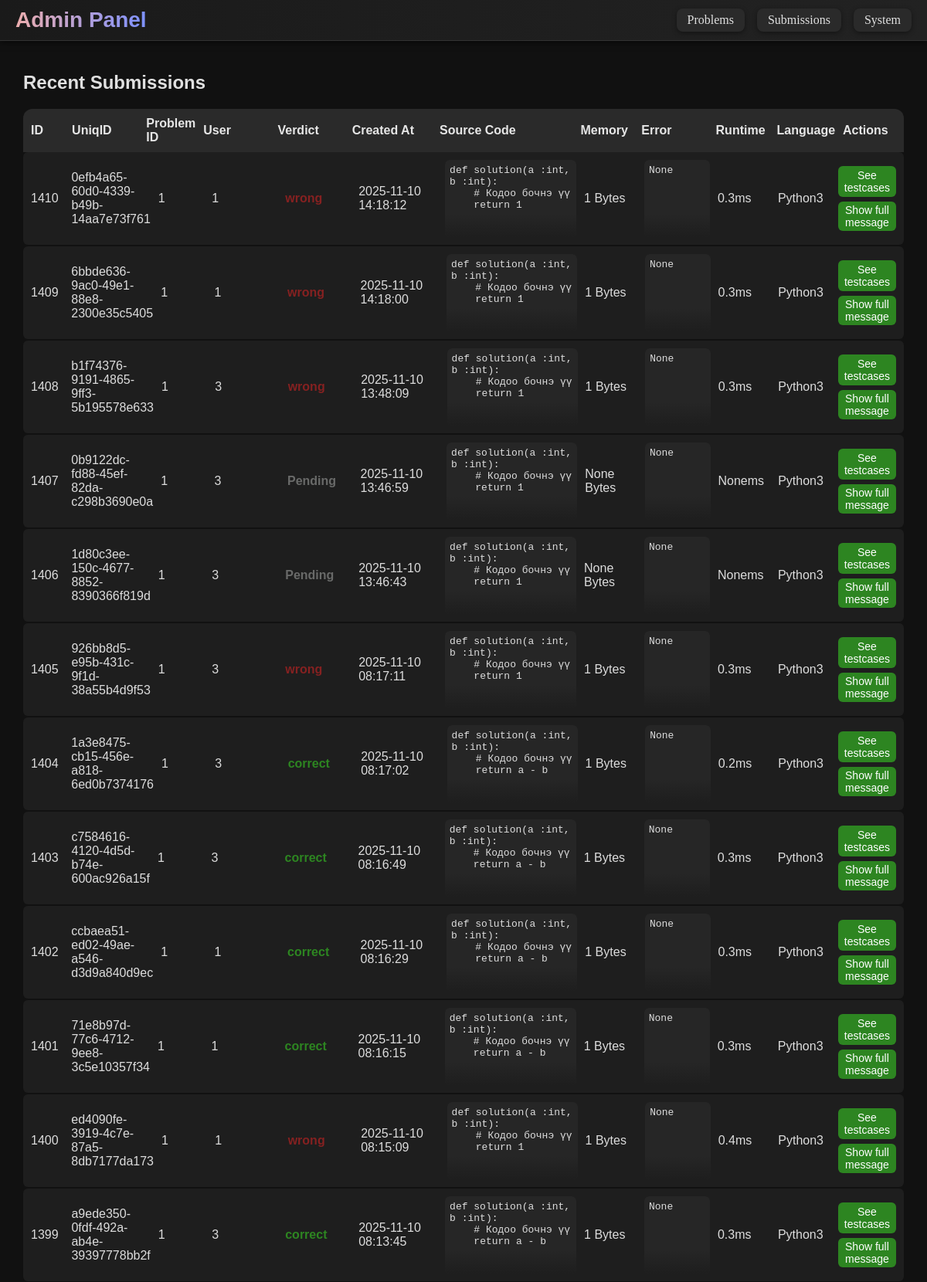
The page /admin/submissions (signed in, upper part) on the database its author committed.
### tables this page shows
CREATE TABLE submissions (subID INTEGER PRIMARY KEY AUTOINCREMENT, code TEXT NOT NULL, runtime FLOAT, memory INT, subTime TIMESTAMP DEFAULT CURRENT_TIMESTAMP, status VARCHAR(50) DEFAULT "Pending", problem_id INT NOT NULL REFERENCES problems(problem_id) ON DELETE CASCADE, language VARCHAR(50) DEFAULT "Python3", userID DEFAULT NULL, UniqID varchar(45), error TEXT default None);

### run.py (the view)
@app.route('/admin/submissions')
@admin_required
def adminSubmissions():
    conn = get_db_connection()
    submissions = conn.execute('SELECT * FROM submissions ORDER BY subTime DESC').fetchall()
    conn.close()
    submissions = [dict(row) for row in submissions]
    return render_template('admin/adminSub.html', submissions=submissions)

### run.py (called while the page is built)
def make_user_object(row):
    if not row:
        return None
    user_obj = type("UserObj", (), {})()
    for key in row.keys():
        setattr(user_obj, key, row[key])
    user_obj.get_id = lambda: str(user_obj.id)
    user_obj.is_authenticated = property(lambda self: True)
    user_obj.is_active = property(lambda self: True)
    user_obj.is_anonymous = property(lambda self: False)
    return user_obj

def admin_required(f):
    @wraps(f)
    @login_required
    def decorated_function(*args, **kwargs):
        if not getattr(current_user, "is_admin", 0):
            flash("Admin access only!", "danger")
            return redirect(url_for("index"))
        return f(*args, **kwargs)
    return decorated_function

@app.before_request
def require_admin_for_admin_prefix():
    if request.path.startswith("/admin"):
        if not current_user.is_authenticated:
            return redirect(url_for("login", next=request.path))
        if not getattr(current_user, "is_admin", 0):
            flash("Admin access only!", "danger")
            return redirect(url_for("index"))

def get_db_connection():
    conn = sqlite3.connect(DB_PATH)
    conn.row_factory = sqlite3.Row
    return conn

@login_manager.user_loader
def load_user(user_id):
    conn = get_db_connection()
    row = conn.execute("SELECT * FROM users WHERE id=?", (user_id,)).fetchone()
    conn.close()
    return make_user_object(row)

### templates/admin/adminSub.html (shortened to what this page needs)
{% extends "admin/admin.html" %}
{% block content %}
<div id="submission-container">
    <h2>Recent Submissions</h2>
    <div id="submission-header">
        <div class="sub-ID">ID</div>
        <div class="sub-uniq">UniqID</div>
        <div class="sub-prob">Problem ID</div>
        <div class="sub-user">User</div>
        <div class="sub-verdict">Verdict</div>
        <div class="sub-time">Created At</div>
        <div class="sub-code">Source Code</div>
        <div class="sub-memory">Memory</div>
        <div class="sub-error">Error</div>
        <div class="sub-runtime">Runtime</div>
        <div class="sub-lang">Language</div>
        <div class="sub-tc">Actions</div>
    </div>
    {% for s in submissions %}
    <div class="submission-row" id="row-{{ s.subID }}">
        <div class="sub-ID">{{ s.subID }}</div>
        <div class="sub-uniq">{{ s.UniqID }}</div>
        <div class="sub-prob">{{ s.problem_id }}</div>
        <div class="sub-user">{{ s.userID }}</div>
        <div class="sub-verdict verdict-{{ s.status|lower|replace(' ', '-') }}">{{ s.status }}</div>
        <div class="sub-time">{{ s.subTime }}</div>
        <div class="sub-code">
            <pre>{{ s.code }}</pre>
        </div>
        <div class="sub-memory">{{ s.memory }} Bytes</div>
        <div class="sub-error">
            <pre>{{ s.error }}</pre>
        </div>
        <div class="sub-runtime">{{ s.runtime }}ms</div>
        <div class="sub-lang">{{ s.language }}</div>
        <div>
            <div class="sub-tc"><a href="{{ url_for('admin_SubTC', subId=s.UniqID) }}">See testcases</a></div>
            {% if s.error|length > 10 or s.code|length > 50 %}
            <button class="expand-btn" onclick="toggleDropdown('{{ s.subID }}', this)">Show full message</button>
            {% else %}
            <button class="dis-expand-btn">Show full message</button>
            {% endif %}
        </div>
    </div>
    {% endfor %}
</div>
{% endblock %}

### templates/admin/adminSub.html (style rules this page uses)
#submission-container { max-width: 95%; margin: 20px auto; font-family: 'Lucida Sans', sans-serif; overflow-x: auto; }
#submission-header { display: grid; grid-template-columns: 0.5fr 1fr 0.7fr 1fr 1fr 1.2fr 2fr 0.8fr 1fr 0.8fr 0.8fr 0.8fr; align-items: center; padding: 10px; gap: 10px; background-color: #2a2a2a; color: #e6e6e6; font-weight: bold; border-radius: 12px 12px 0 0; }
.submission-row { display: grid; grid-template-columns: 0.5fr 1fr 0.7fr 1fr 1fr 1.2fr 2fr 0.8fr 1fr 0.8fr 0.8fr 0.8fr; gap: 10px; background-color: #1e1e1e; color: #ddd; margin-bottom: 2px; border-radius: 6px; padding: 10px; transition: all 0.3s ease; align-items: center; }
.submission-row .sub-code, .submission-row .sub-error { position: relative; max-height: 100px; overflow: hidden; border-radius: 6px; }
.submission-row .sub-code pre, .submission-row .sub-error pre { margin: 0; font-size: 13px; background-color: #262626; padding: 6px; border-radius: 6px; overflow-x: auto; white-space: pre-wrap; word-break: break-word; height: 99999px; }
.submission-row .sub-code::after, .submission-row .sub-error::after { content: ''; position: absolute; bottom: 0; left: 0; width: 100%; height: 30px; background: linear-gradient(to bottom, rgba(30, 30, 30, 0) 0%, rgba(30, 30, 30, 1) 100%); pointer-events: none; }
.verdict-correct { color: #2d8521; font-weight: bold; }
.verdict-wrong { color: #852121; font-weight: bold; }
.verdict-pending { color: #696a69; font-weight: bold; }
.sub-tc a { background-color: #2d8521; color: #fff; padding: 4px 8px; border-radius: 6px; text-decoration: none; font-size: 14px; display: inline-block; text-align: center; }
.expand-btn { background-color: #2d8521; color: #fff; border: none; border-radius: 6px; padding: 3px 8px; font-size: 14px; cursor: pointer; grid-column: 1 / -1; margin-top: 6px; }

### templates/admin/admin.html (style rules this page uses)
body { background-color: #111111; color: #e0e0e0; margin: 0; }
a { text-decoration: none !important; }

### rows shown on the page
submissions: subID "1410", UniqID "0efb4a65-60d0-4339-b49b-14aa7e73f761", problem_id "1", userID "1", status "wrong", subTime "2025-11-10 14:18:12", code "def solution(a :int, b :int): # Кодоо бочнэ үү return 1", memory "1", error "None", runtime "0.3", language "Python3"
submissions: subID "1409", UniqID "6bbde636-9ac0-49e1-88e8-2300e35c5405", problem_id "1", userID "1", status "wrong", subTime "2025-11-10 14:18:00", code "def solution(a :int, b :int): # Кодоо бочнэ үү return 1", memory "1", error "None", runtime "0.3", language "Python3"
submissions: subID "1408", UniqID "b1f74376-9191-4865-9ff3-5b195578e633", problem_id "1", userID "3", status "wrong", subTime "2025-11-10 13:48:09", code "def solution(a :int, b :int): # Кодоо бочнэ үү return 1", memory "1", error "None", runtime "0.3", language "Python3"
submissions: subID "1407", UniqID "0b9122dc-fd88-45ef-82da-c298b3690e0a", problem_id "1", userID "3", status "Pending", subTime "2025-11-10 13:46:59", code "def solution(a :int, b :int): # Кодоо бочнэ үү return 1", memory "None", error "None", runtime "None", language "Python3"
submissions: subID "1406", UniqID "1d80c3ee-150c-4677-8852-8390366f819d", problem_id "1", userID "3", status "Pending", subTime "2025-11-10 13:46:43", code "def solution(a :int, b :int): # Кодоо бочнэ үү return 1", memory "None", error "None", runtime "None", language "Python3"
submissions: subID "1405", UniqID "926bb8d5-e95b-431c-9f1d-38a55b4d9f53", problem_id "1", userID "3", status "wrong", subTime "2025-11-10 08:17:11", code "def solution(a :int, b :int): # Кодоо бочнэ үү return 1", memory "1", error "None", runtime "0.3", language "Python3"
submissions: subID "1404", UniqID "1a3e8475-cb15-456e-a818-6ed0b7374176", problem_id "1", userID "3", status "correct", subTime "2025-11-10 08:17:02", code "def solution(a :int, b :int): # Кодоо бочнэ үү return a - b", memory "1", error "None", runtime "0.2", language "Python3"
submissions: subID "1403", UniqID "c7584616-4120-4d5d-b74e-600ac926a15f", problem_id "1", userID "3", status "correct", subTime "2025-11-10 08:16:49", code "def solution(a :int, b :int): # Кодоо бочнэ үү return a - b", memory "1", error "None", runtime "0.3", language "Python3"
submissions: subID "1402", UniqID "ccbaea51-ed02-49ae-a546-d3d9a840d9ec", problem_id "1", userID "1", status "correct", subTime "2025-11-10 08:16:29", code "def solution(a :int, b :int): # Кодоо бочнэ үү return a - b", memory "1", error "None", runtime "0.3", language "Python3"
submissions: subID "1401", UniqID "71e8b97d-77c6-4712-9ee8-3c5e10357f34", problem_id "1", userID "1", status "correct", subTime "2025-11-10 08:16:15", code "def solution(a :int, b :int): # Кодоо бочнэ үү return a - b", memory "1", error "None", runtime "0.3", language "Python3"
submissions: subID "1400", UniqID "ed4090fe-3919-4c7e-87a5-8db7177da173", problem_id "1", userID "1", status "wrong", subTime "2025-11-10 08:15:09", code "def solution(a :int, b :int): # Кодоо бочнэ үү return 1", memory "1", error "None", runtime "0.4", language "Python3"
submissions: subID "1399", UniqID "a9ede350-0fdf-492a-ab4e-39397778bb2f", problem_id "1", userID "3", status "correct", subTime "2025-11-10 08:13:45", code "def solution(a :int, b :int): # Кодоо бочнэ үү return a - b", memory "1", error "None", runtime "0.3", language "Python3"
